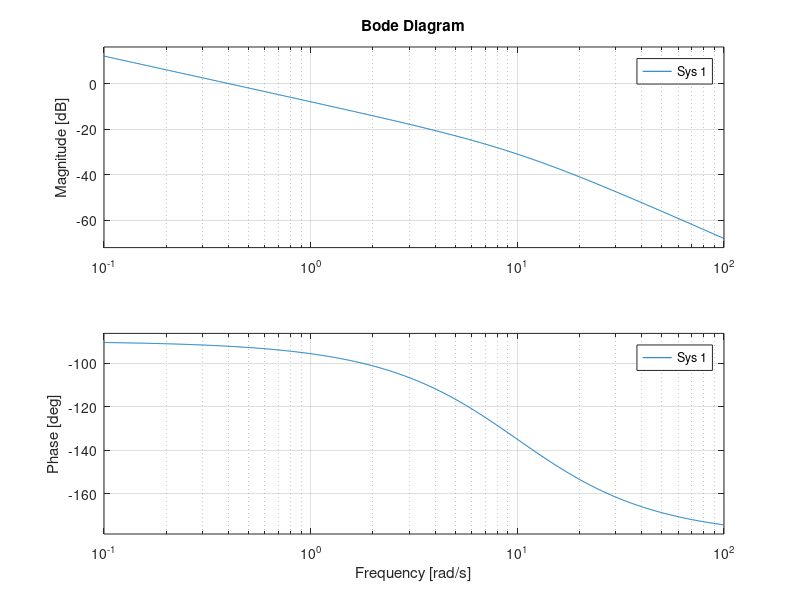
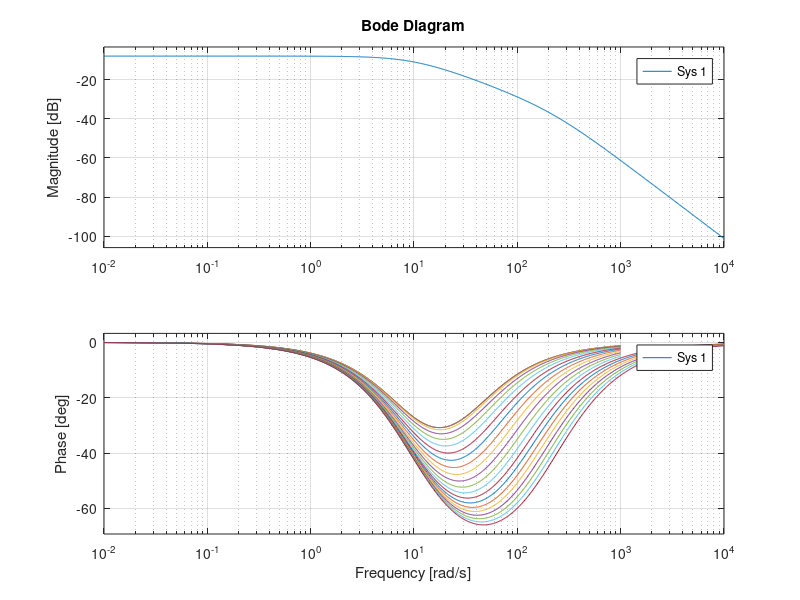
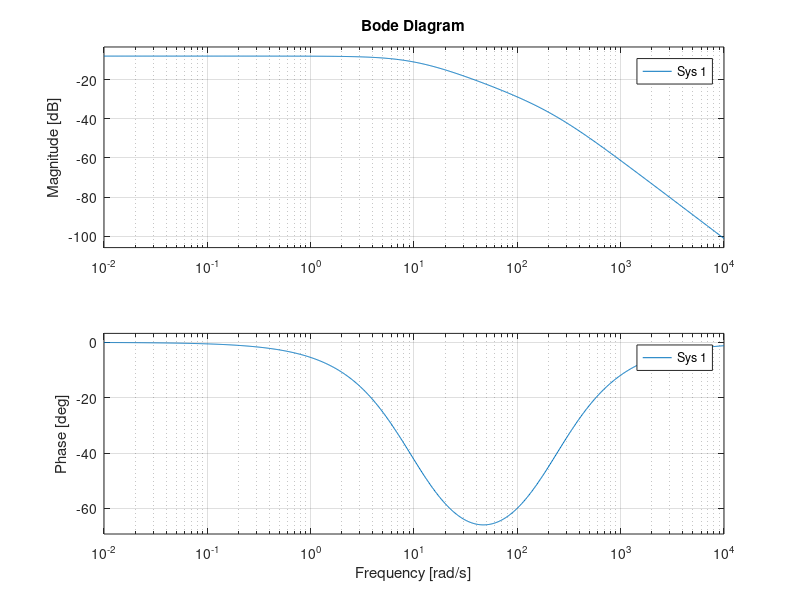
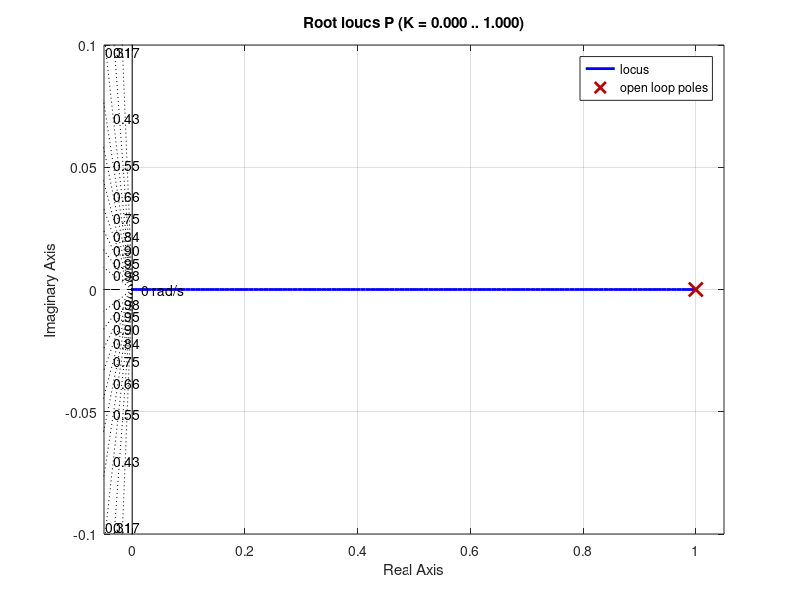

Write the MATLAB code that produced these figures, in order.
clc
clear all
close all

W2 = tf([2],[1 10]);
W1 = tf([1],[1 1]);
P = tf([1],[1 -1]);

figure(4)
rlocus(P)
sgrid

%%
C = 1;
beta = 2;

L = P*C;
T = L/(1+L);
S = 1/(1+L);
figure(1)
%bode(2*W2*T)
bode(beta*W2*T)
hold on


%% Bode per vari valori del controllore

figure(2)
C = -30;
for i= 0:1:20
   
    L = P*C;
    T = L/(1+L);
    hold on
    bode(beta*W2*T)
    C = C-i;
    
end

%%

C = -0.7;
figure(3)
bode(2*W2*T)
% nyquist(W2*T)

% norm(2*W2*T,inf)
